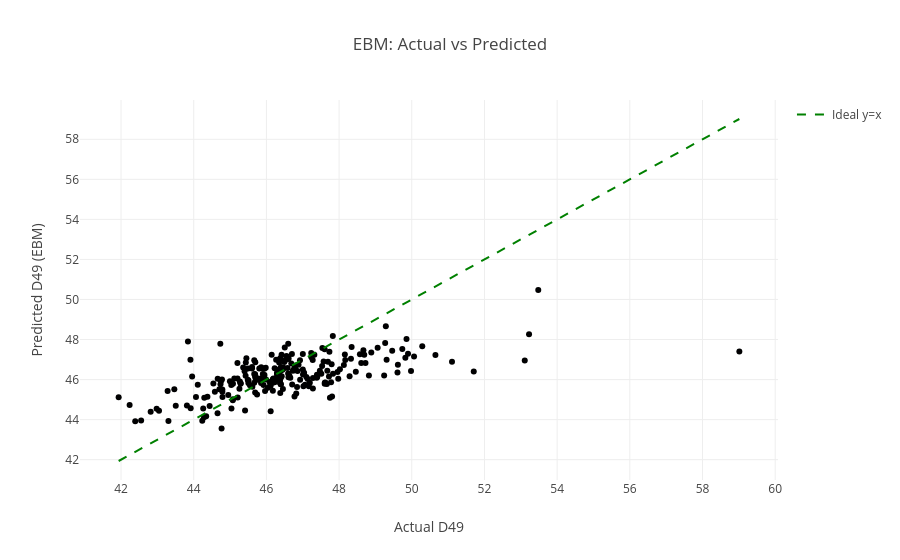

The notebook cell this image was saved under:
### Markdown cell above
## 11) EBM Explainability (Top 10 Lasso Features)

### Code cell
# EBM hyperparameters
ebm_interactions = 10
ebm_learning_rate = 0.05
ebm_max_bins = 256
ebm_max_rounds = 5000
ebm_min_samples_leaf = 2
ebm_n_jobs = 1

ebm_source_df = df_before_scaling_for_ebm.copy() if apply_scaling else model_df.copy()
if 'D48' in ebm_source_df.columns:
    ebm_source_df = ebm_source_df.drop(columns=['D48'])
ebm_source_df = ebm_source_df[ebm_source_df['D49'].notna()].copy()

ebm_feature_cols = [c for c in feature_cols if c in ebm_source_df.columns]
X_raw_ebm = ebm_source_df[ebm_feature_cols].copy()
y_ebm = ebm_source_df['D49'].copy()

X_encoded_ebm = pd.get_dummies(X_raw_ebm, drop_first=True).fillna(0)
X_encoded_ebm = X_encoded_ebm.loc[:, ~X_encoded_ebm.columns.duplicated()].copy()

top10_cols = [c for c in top_10_features['Feature'].tolist() if c in X_encoded_ebm.columns]

if len(top10_cols) == 0 or len(y_ebm) < 10:
    print('Not enough overlapping features/rows to train EBM.')
else:
    X_top10 = X_encoded_ebm[top10_cols].copy()

    X_train_e, X_test_e, y_train_e, y_test_e = train_test_split(
        X_top10, y_ebm, test_size=test_size, random_state=random_state
    )

    ebm = ExplainableBoostingRegressor(
        interactions=ebm_interactions,
        learning_rate=ebm_learning_rate,
        max_bins=ebm_max_bins,
        max_rounds=ebm_max_rounds,
        min_samples_leaf=ebm_min_samples_leaf,
        n_jobs=ebm_n_jobs,
        random_state=random_state
    )
    ebm.fit(X_train_e, y_train_e)
    y_pred_e = ebm.predict(X_test_e)

    ebm_mae = mean_absolute_error(y_test_e, y_pred_e)
    ebm_rmse = np.sqrt(mean_squared_error(y_test_e, y_pred_e))
    ebm_r2 = r2_score(y_test_e, y_pred_e)

    print('EBM metrics (Top 10 Lasso features)')
    print(f'  MAE:  {ebm_mae:.4f}')
    print(f'  RMSE: {ebm_rmse:.4f}')
    print(f'  R2:   {ebm_r2:.4f}')

    ebm_pred_df = pd.DataFrame({'Actual D49': y_test_e.values, 'Predicted D49 (EBM)': y_pred_e})
    fig_ebm_pred = px.scatter(ebm_pred_df, x='Actual D49', y='Predicted D49 (EBM)', title='EBM: Actual vs Predicted')
    min_axis = min(ebm_pred_df['Actual D49'].min(), ebm_pred_df['Predicted D49 (EBM)'].min())
    max_axis = max(ebm_pred_df['Actual D49'].max(), ebm_pred_df['Predicted D49 (EBM)'].max())
    fig_ebm_pred.add_trace(go.Scatter(x=[min_axis, max_axis], y=[min_axis, max_axis], mode='lines', name='Ideal y=x', line=dict(color='green', dash='dash')))
    fig_ebm_pred.show()

    ebm_global = ebm.explain_global(name='EBM Global Explanation')
    g = ebm_global.data()
    importance_df = pd.DataFrame({'Feature': g.get('names', []), 'Importance': g.get('scores', [])}).sort_values(by='Importance', ascending=False)

    # Match Lasso behavior: show human-readable name next to encoded feature key.
    importance_df['Feature Name'] = importance_df['Feature'].apply(
        lambda f: var_descriptions.get(f, var_descriptions.get(f.split('_')[0], 'N/A'))
    )
    importance_df['Feature Label'] = importance_df['Feature'] + ' - ' + importance_df['Feature Name'].astype(str)

    display(importance_df.head(20))

    fig_imp = px.bar(
        importance_df.head(20),
        x='Importance',
        y='Feature Label',
        orientation='h',
        title='EBM Feature Importance (Top 20)'
    )
    fig_imp.update_layout(yaxis={'categoryorder': 'total ascending'})
    fig_imp.show()

    if not importance_df.empty:
        feature_name = importance_df.iloc[0]['Feature']
        feature_label = importance_df.iloc[0]['Feature Label']
        idx = g.get('names', []).index(feature_name)
        d = ebm_global.data(idx)

        shape_x = list(d.get('names', []))
        shape_y = list(d.get('scores', []))
        aligned_len = min(len(shape_x), len(shape_y))

        if aligned_len == 0:
            print('No shape-function data available for the selected feature.')
        else:
            shape_df = pd.DataFrame({
                'x': shape_x[:aligned_len],
                'impact': shape_y[:aligned_len]
            })

            shape_df['x_num'] = pd.to_numeric(shape_df['x'], errors='coerce')
            if shape_df['x_num'].notna().all():
                shape_df = shape_df.sort_values('x_num')
                fig_shape = px.line(shape_df, x='x_num', y='impact', markers=True, title=f'Shape Function: {feature_label}')
                fig_shape.update_xaxes(title='Sensor Reading')
            else:
                fig_shape = px.line(shape_df, x='x', y='impact', markers=True, title=f'Shape Function: {feature_label}')
                fig_shape.update_xaxes(title='Feature Value')

            fig_shape.update_yaxes(title='Impact on D49')
            fig_shape.show()

### Figure 1 — Plotly figure (JSON) as saved in the notebook; plotly's stock layout.template omitted (floating-point values rounded to 4 significant figures; data arrays with more than 128 entries replaced by an {"elided": "..."} marker saying what was removed)
{"data": [{"hovertemplate": "Actual D49=%{x}<br>Predicted D49 (EBM)=%{y}<extra></extra>", "legendgroup": "", "marker": {"color": "#000001", "symbol": "circle"}, "mode": "markers", "name": "", "orientation": "v", "showlegend": false, "type": "scatter", "x": {"elided": "242 float values"}, "xaxis": "x", "y": {"elided": "242 float values"}, "yaxis": "y"}, {"line": {"color": "green", "dash": "dash"}, "mode": "lines", "name": "Ideal y=x", "type": "scatter", "x": [41.93, 59.01], "y": [41.93, 59.01]}], "layout": {"legend": {"tracegroupgap": 0}, "title": {"text": "EBM: Actual vs Predicted"}, "xaxis": {"anchor": "y", "domain": [0, 1], "title": {"text": "Actual D49"}}, "yaxis": {"anchor": "x", "domain": [0, 1], "title": {"text": "Predicted D49 (EBM)"}}}}
